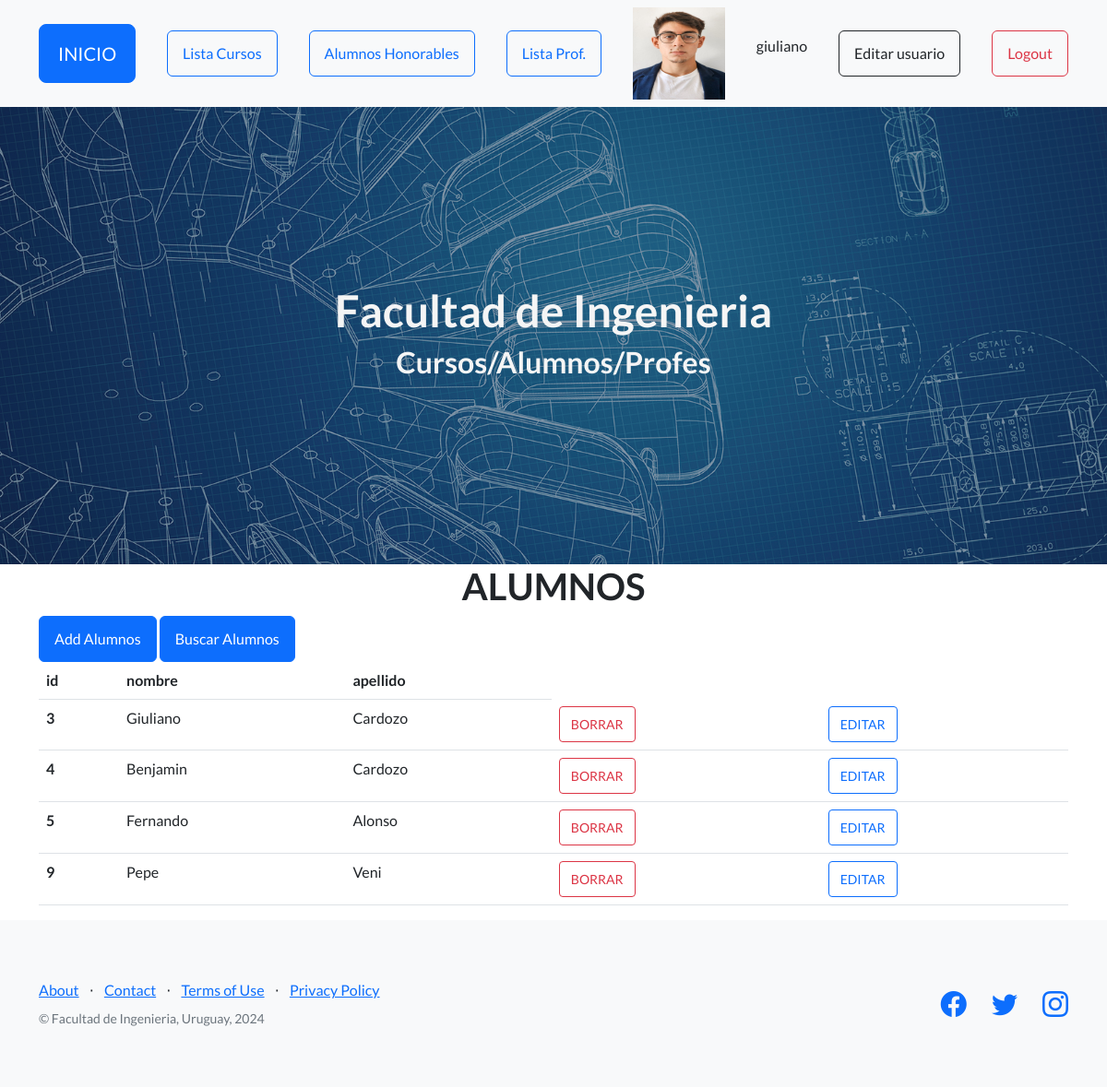
Page /AppCoder/list_alumnos (signed in) on the committed database.
### AppCoder/models.py (models this page shows, shortened)
class Alumno(models.Model):
    nombre = models.CharField(max_length=40)
    apellido = models.CharField(max_length=40)

### AppCoder/views.py (the view)
# urls.py: path("list_alumnos", views.ver_alumnos, name="ver_alumnos"),
def ver_alumnos(request):
    alumnos = Alumno.objects.all()
    avatares = Avatar.objects.filter(user=request.user.id)
    return render( request , "ver_alumnos.html" , {"alumnos": alumnos, 'url': avatares[0].imagen.url if avatares.exists() else None})

### AppCoder/template/ver_alumnos.html
{% extends 'padre.html' %}
{% load static %}
{% block contenido %}
<main class="container">
    <h1 class="text-center"> ALUMNOS </h1>
    {% if request.user.is_authenticated %}
    <a class="btn btn-primary" href="{% url 'alumnos' %}">Add Alumnos</a>
    {% endif %}
    <a class="btn btn-primary" href="{% url 'buscar_alumnos' %}">Buscar Alumnos</a>
    <table class="table">
        <thead>
            <tr>
                <th>id</th>
                <th>nombre</th>
                <th>apellido</th>
            </tr>
        </thead>
        <tbody>
            {% for n in alumnos %}
            <tr>
                <th scope="row">{{n.id}}</th>
                <td>{{n.nombre}}</td>
                <td>{{n.apellido}}</td>
                {% if request.user.is_authenticated %}
                <td><a href="{% url 'elimina_alumno' n.id %}" class="btn btn-outline-danger btn-sm">BORRAR</a></td>
                <td><a href="{% url 'editar_alumno' n.id %}" class="btn btn-outline-primary btn-sm">EDITAR</a></td>
                {% endif %}
            </tr>
            {% endfor %}
        </tbody>
    </table>
</main>
{% endblock %}

### AppCoder/template/padre.html (shortened to what this page needs)
<!DOCTYPE html>
<html lang="en">
<head>
    {% load static %}
    <link href="https://cdn.jsdelivr.net/npm/bootstrap-icons@1.5.0/font/bootstrap-icons.css" rel="stylesheet"
        type="text/css" />
    <link href="{% static 'AppCoder/css/styles.css' %}" rel="stylesheet" />
</head>
<body>
    <nav class="navbar navbar-light bg-light static-top">
        <div class="container">
            <a class="btn btn-primary btn-lg" href="{% url 'home' %}">INICIO</a>
            <a class="btn btn-outline-primary" href="{% url 'cursos' %}"">Lista Cursos</a>
            <a class=" btn btn-outline-primary" href="{% url 'ver_alumnos' %}">Alumnos Honorables</a>
            <a class="btn btn-outline-primary" href="{% url 'ver_profesores' %}">Lista Prof.</a>
            {% if request.user.is_authenticated %}
            <img src="{{url}}" alt="" width="100px" height="100px">
            <p>{{user.username}}</p>
            <a href="{% url 'EditarPerfil' %}" class="btn btn-outline-dark">Editar usuario</a>
            {% endif %}
            {% if request.user.is_authenticated %}
            <form method="post" action="{% url 'Logout' %}">
                <button type="submit" class="btn btn-outline-danger">Logout</button>
            </form>
            {% endif %}
        </div>
    </nav>
    <header class="masthead">
        <div class="container position-relative">
            <h1 class="text-center" style="color:whitesmoke">Facultad de Ingenieria</h1>
            <h2 class="text-center" style="color: whitesmoke">Cursos/Alumnos/Profes </h2>
        </div>
    </header>
    {% block contenido %}
    {% endblock %}
    <footer class="footer bg-light">
        <div class="container">
            <div class="row">
                <div class="col-lg-6 h-100 text-center text-lg-start my-auto">
                    <ul class="list-inline mb-2">
                        <li class="list-inline-item"><a href="#!">About</a></li>
                        <li class="list-inline-item">⋅</li>
                        <li class="list-inline-item"><a href="#!">Contact</a></li>
                        <li class="list-inline-item">⋅</li>
                        <li class="list-inline-item"><a href="#!">Terms of Use</a></li>
                        <li class="list-inline-item">⋅</li>
                        <li class="list-inline-item"><a href="#!">Privacy Policy</a></li>
                    </ul>
                    <p class="text-muted small mb-4 mb-lg-0">&copy; Facultad de Ingenieria, Uruguay, 2024</p>
                </div>
                <div class="col-lg-6 h-100 text-center text-lg-end my-auto">
                    <ul class="list-inline mb-0">
                        <li class="list-inline-item me-4">
                            <a href="#!"><i class="bi-facebook fs-3"></i></a>
                        </li>
                        <li class="list-inline-item me-4">
                            <a href="#!"><i class="bi-twitter fs-3"></i></a>
                        </li>
                        <li class="list-inline-item">
                            <a href="#!"><i class="bi-instagram fs-3"></i></a>
                        </li>
                    </ul>
                </div>
            </div>
        </div>
    </footer>
</body>
</html>

### rows in the picture
Alumno: id "3", nombre "Giuliano", apellido "Cardozo"
Alumno: id "4", nombre "Benjamin", apellido "Cardozo"
Alumno: id "5", nombre "Fernando", apellido "Alonso"
Alumno: id "9", nombre "Pepe", apellido "Veni"

### other values in the picture
{{ user.username }} "giuliano"
